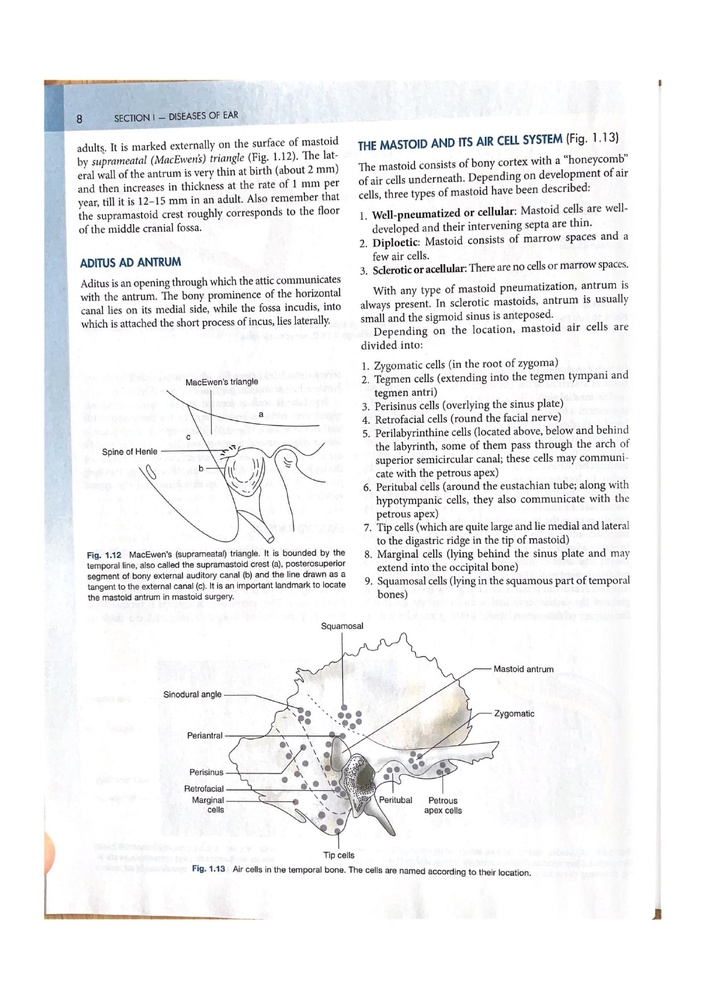
#> input picture images/Dhingra ENT 8th Edition_Split_page-0007.jpg, 706 x 999 px, shrunk from 1240 x 1755 before the run
$ python column_analysis.py
#> lines starting #> are read from the running program, lines starting #| are printed output that depends on the picture; after the words box and inside, x2 and y2 are one past the last pixel; in counts of white or black regions, pixels touching at a corner belong together
import cv2
import matplotlib.pyplot as plt
import numpy as np

# Load and preprocess
# image = cv2.imread('textbook_images/page_003.jpg')
image = cv2.imread('images/Dhingra ENT 8th Edition_Split_page-0007.jpg')
#> image is the input picture: shape (999, 706, 3); mean B, G, R 241.8, 241.1, 240.8

gray = cv2.cvtColor(image, cv2.COLOR_BGR2GRAY)
denoised = cv2.fastNlMeansDenoising(gray, None, h=10, templateWindowSize=7, searchWindowSize=21)
binary = cv2.adaptiveThreshold(denoised, 255, cv2.ADAPTIVE_THRESH_GAUSSIAN_C, cv2.THRESH_BINARY, 11, 2)
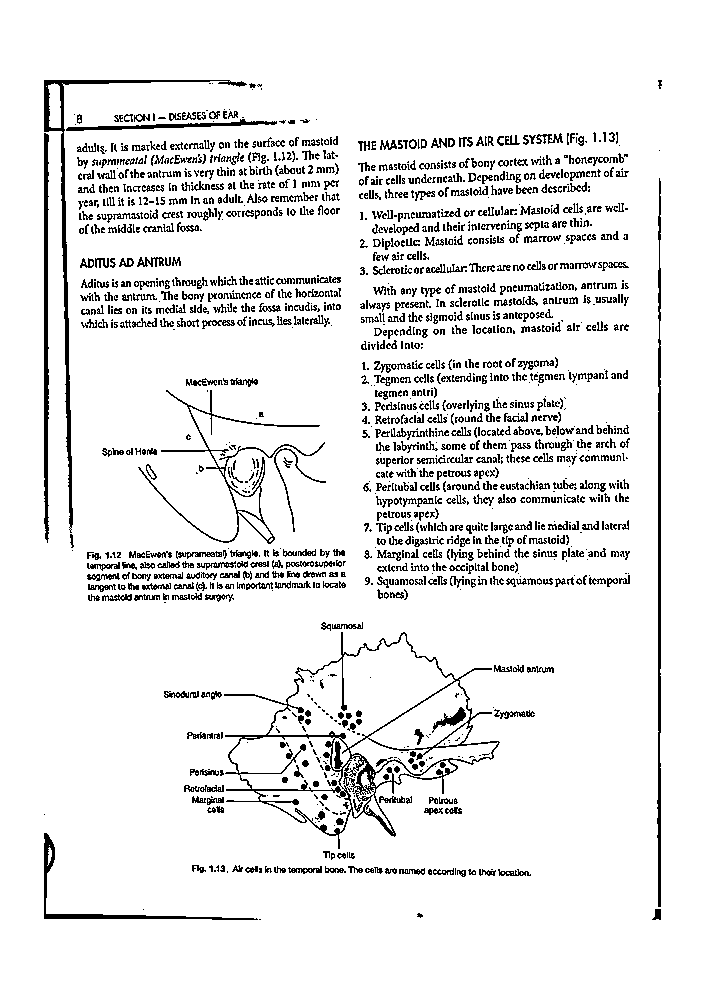
#> binary: shape (999, 706); 91.7% white; black in thin lines or dots, all inside (x1, y1, x2, y2) = (44, 80, 662, 920)
binary_inv = cv2.bitwise_not(binary)

# Morphological operations
kernel = cv2.getStructuringElement(cv2.MORPH_RECT, (25,15))
dilated = cv2.dilate(binary_inv, kernel, iterations=1)
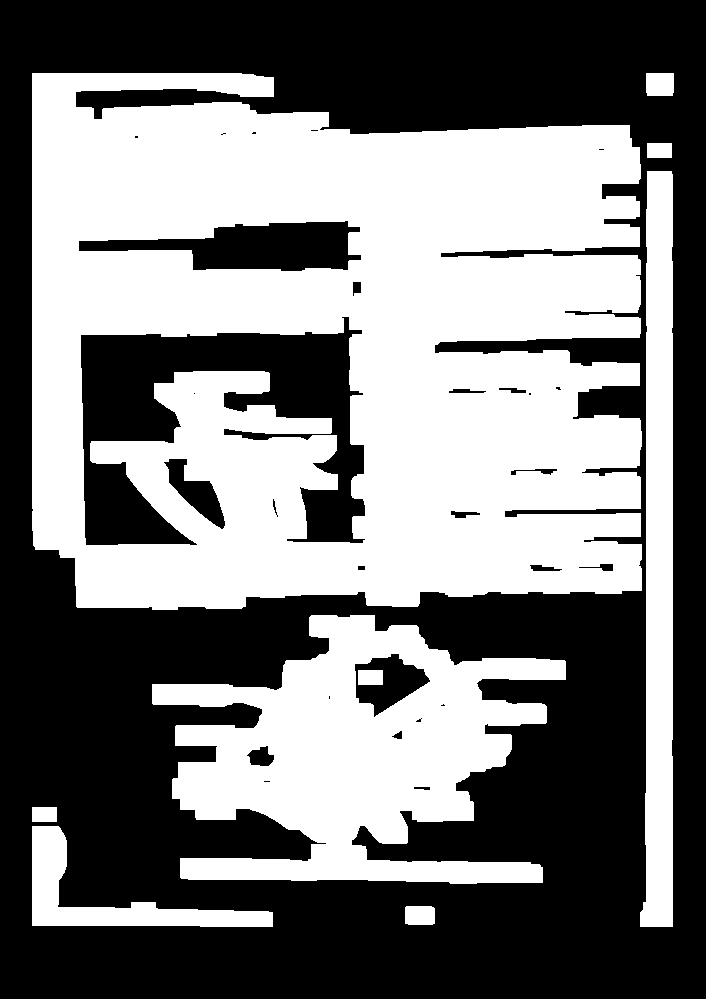
#> dilated: shape (999, 706); 47.5% white; 9 white regions

# Find and filter contours
contours, _ = cv2.findContours(dilated, cv2.RETR_EXTERNAL, cv2.CHAIN_APPROX_SIMPLE)
#> contours = 8 contours; box (x1, y1, x2, y2) and area: (32, 73, 642, 610) 285124, (152, 615, 566, 884) 61458, (640, 171, 673, 927) 19704, (32, 826, 273, 927) 6588, (646, 73, 674, 96) 589, (405, 906, 435, 925) 514, (32, 807, 57, 822) 336, (647, 143, 672, 158) 336

min_width = 20
min_height = 10
bounding_boxes = []

for contour in contours:
    x, y, w, h = cv2.boundingRect(contour)
    if w > min_width and h > min_height:
        bounding_boxes.append((x, y, w, h))
#> this loop made 8 passes
#> (x, y, w, h) on passes 1, 2, 4, 5, 7, 8: (405, 906, 30, 19), (32, 826, 241, 101), (152, 615, 414, 269), (640, 171, 33, 756), (646, 73, 28, 23), (32, 73, 610, 537)
#> after the loop, bounding_boxes = [(405, 906, 30, 19), (32, 826, 241, 101), (32, 807, 25, 15), (152, 615, 414, 269), (640, 171, 33, 756), (647, 143, 25, 15), (646, 73, 28, 23), (32, 73, 610, 537)]

print(f"Found {len(bounding_boxes)} bounding boxes")
#| Found 8 bounding boxes

# GET IMAGE DIMENSIONS
height, width = image.shape[:2]
print(f"Image dimensions: {width}x{height}")
#| Image dimensions: 706x999

# SMART COLUMN DETECTION
# Strategy: Use only NARROW boxes (text blocks) to find column boundary
# Ignore WIDE boxes (images, diagrams that span both columns)

# Calculate page width thresholds
page_width = width
half_page = page_width * 0.5
max_column_width = page_width * 0.55  # Text column shouldn't be more than 55% of page

print(f'page width: {width}')
#| page width: 706
print(f'half page: {half_page}')
#| half page: 353.0
print(f'max column width: {max_column_width}')
#| max column width: 388.3


# Filter: Keep only boxes that are NARROW (likely to be single-column text)
text_boxes = []
wide_boxes = []  # These are likely images/tables

for box in bounding_boxes:
    x, y, w, h = box
    if w < max_column_width:
        text_boxes.append(box)
    else:
        wide_boxes.append(box)
#> this loop made 8 passes
#> after the loop, text_boxes = [(405, 906, 30, 19), (32, 826, 241, 101), (32, 807, 25, 15), (640, 171, 33, 756), (647, 143, 25, 15), (646, 73, 28, 23)]; wide_boxes = [(152, 615, 414, 269), (32, 73, 610, 537)]

print(f"\nText boxes (narrow): {len(text_boxes)}")
#| Text boxes (narrow): 6
print(f"Wide elements (images/tables): {len(wide_boxes)}")
#| Wide elements (images/tables): 2

# Now use ONLY text boxes to find column boundary
if len(text_boxes) > 0:
    # Get center X of each text box
    text_centers = sorted([x + w//2 for (x, y, w, h) in text_boxes])
#> text_centers = [44, 152, 420, 656, 659, 660]

    # Find the largest gap between consecutive text box centers
    max_gap = 0
    column_boundary = width // 2  # Default fallback

    for i in range(1, len(text_centers)):
        gap = text_centers[i] - text_centers[i-1]
        if gap > max_gap:
            max_gap = gap
            gap_center = (text_centers[i] + text_centers[i-1]) // 2
            # Only consider this as column boundary if gap is significant
            if gap > page_width * 0.08:  # At least 8% of page width
                column_boundary = gap_center
#> this loop made 5 passes
#> (gap, max_gap, gap_center, column_boundary) on passes 1 to 2: (108, 108, 98, 98), (268, 268, 286, 286)
#> after the loop, column_boundary = 286; gap_center = 286; max_gap = 268

    print(f"Column boundary detected at X = {column_boundary}")
#| Column boundary detected at X = 286
    print(f"Largest gap between text boxes: {max_gap} pixels ({max_gap/page_width*100:.1f}% of page width)")
#| Largest gap between text boxes: 268 pixels (38.0% of page width)
else:
    column_boundary = width // 2
    print("No text boxes found, using page center")

# ASSIGN ALL BOXES (including wide ones) TO COLUMNS
left_column_boxes = []
right_column_boxes = []
spanning_boxes = []  # Boxes that span both columns

for box in bounding_boxes:
    x, y, w, h = box
    box_left = x
    box_right = x + w
    box_center = x + w // 2

    # If box is very wide and crosses the boundary, mark as spanning
    if w > max_column_width and box_left < column_boundary and box_right > column_boundary:
        spanning_boxes.append(box)
    # Otherwise assign based on center
    elif box_center < column_boundary:
        left_column_boxes.append(box)
    else:
        right_column_boxes.append(box)
#> this loop made 8 passes
#> (x, y, w, h, box_left, box_right, box_center) on passes 1 to 8: (405, 906, 30, 19, 405, 435, 420), (32, 826, 241, 101, 32, 273, 152), (32, 807, 25, 15, 32, 57, 44), (152, 615, 414, 269, 152, 566, 359), (640, 171, 33, 756, 640, 673, 656), (647, 143, 25, 15, 647, 672, 659), (646, 73, 28, 23, 646, 674, 660), (32, 73, 610, 537, 32, 642, 337)
#> after the loop, left_column_boxes = [(32, 826, 241, 101), (32, 807, 25, 15)]; right_column_boxes = [(405, 906, 30, 19), (640, 171, 33, 756), (647, 143, 25, 15), (646, 73, 28, 23)]; spanning_boxes = [(152, 615, 414, 269), (32, 73, 610, 537)]

print(f"\nLeft column: {len(left_column_boxes)} boxes")
#| Left column: 2 boxes
print(f"Right column: {len(right_column_boxes)} boxes")
#| Right column: 4 boxes
print(f"Spanning elements (images/tables): {len(spanning_boxes)} boxes")
#| Spanning elements (images/tables): 2 boxes

# SORT EACH COLUMN BY Y-COORDINATE
left_column_boxes.sort(key=lambda box: box[1])
right_column_boxes.sort(key=lambda box: box[1])

# FOR SPANNING BOXES: Insert them in reading order based on Y position
# We'll merge them with the sorted columns later
all_boxes_with_column = []

for box in left_column_boxes:
    all_boxes_with_column.append((box, 'left'))
#> this loop made 2 passes
#> after the loop, all_boxes_with_column = [((32, 807, 25, 15), 'left'), ((32, 826, 241, 101), 'left')]

for box in right_column_boxes:
    all_boxes_with_column.append((box, 'right'))
#> this loop made 4 passes
#> after the loop, all_boxes_with_column = [((32, 807, 25, 15), 'left'), ((32, 826, 241, 101), 'left'), ((646, 73, 28, 23), 'right'), ((647, 143, 25, 15), 'right'), ((640, 171, 33, 756), 'right'), ((405, 906, 30, 19), 'right')]

for box in spanning_boxes:
    all_boxes_with_column.append((box, 'span'))
#> this loop made 2 passes
#> after the loop, all_boxes_with_column = [((32, 807, 25, 15), 'left'), ((32, 826, 241, 101), 'left'), ((646, 73, 28, 23), 'right'), ((647, 143, 25, 15), 'right'), ((640, 171, 33, 756), 'right'), ((405, 906, 30, 19), 'right'), ((152, 615, 414, 269), 'span'), ((32, 73, 610, 537), 'span')]

# Sort everything by Y position first
all_boxes_with_column.sort(key=lambda item: item[0][1])

# Now create final reading order: process top-to-bottom
# For each Y-level, read left column first, then right column
bounding_boxes_sorted = []
column_labels = []

# Group boxes by approximate Y position (within 50 pixels = same "row")
y_tolerance = 50
current_row = []
current_y = -1000

for box, col in all_boxes_with_column:
    x, y, w, h = box

    if abs(y - current_y) > y_tolerance:
        # Process previous row
        if current_row:
            # Sort row: left column first, then spanning, then right column
            row_sorted = sorted(current_row, key=lambda item: (
                0 if item[1] == 'left' else (1 if item[1] == 'span' else 2),
                item[0][0]  # Then by X position
            ))
            for b, c in row_sorted:
                bounding_boxes_sorted.append(b)
                column_labels.append(c)

        # Start new row
        current_row = [(box, col)]
        current_y = y
    else:
        current_row.append((box, col))
#> this loop made 8 passes
#> (col, x, y, w, h, row_sorted, current_y) on passes 3, 6, 8: ('right', 647, 143, 25, 15, [((32, 73, 610, 537), 'span'), ((646, 73, 28, 23), 'right')], 143), ('left', 32, 807, 25, 15, [((152, 615, 414, 269), 'span')], 807), ('right', 405, 906, 30, 19, [((32, 807, 25, 15), 'left'), ((32, 826, 241, 101), 'left')], 906)
#> after the loop, bounding_boxes_sorted = [(32, 73, 610, 537), (646, 73, 28, 23), (640, 171, 33, 756), (647, 143, 25, 15), (152, 615, 414, 269), (32, 807, 25, 15), (32, 826, 241, 101)]; column_labels = ['span', 'right', 'right', 'right', 'span', 'left', 'left']; current_y = 906

# Don't forget the last row
if current_row:
    row_sorted = sorted(current_row, key=lambda item: (
        0 if item[1] == 'left' else (1 if item[1] == 'span' else 2),
        item[0][0]
    ))
#> row_sorted = [((405, 906, 30, 19), 'right')]
    for b, c in row_sorted:
        bounding_boxes_sorted.append(b)
        column_labels.append(c)
#> this loop made 1 pass
#> after the loop, bounding_boxes_sorted = [(32, 73, 610, 537), (646, 73, 28, 23), (640, 171, 33, 756), (647, 143, 25, 15), (152, 615, 414, 269), (32, 807, 25, 15), (32, 826, 241, 101), (405, 906, 30, 19)]; column_labels = ['span', 'right', 'right', 'right', 'span', 'left', 'left', 'right']

print(f"\nTotal sorted boxes: {len(bounding_boxes_sorted)}")
#| Total sorted boxes: 8

# VISUALIZE
image_with_order = image.copy()

# Draw column boundary
cv2.line(image_with_order, (column_boundary, 0), (column_boundary, height), (255, 0, 255), 2)
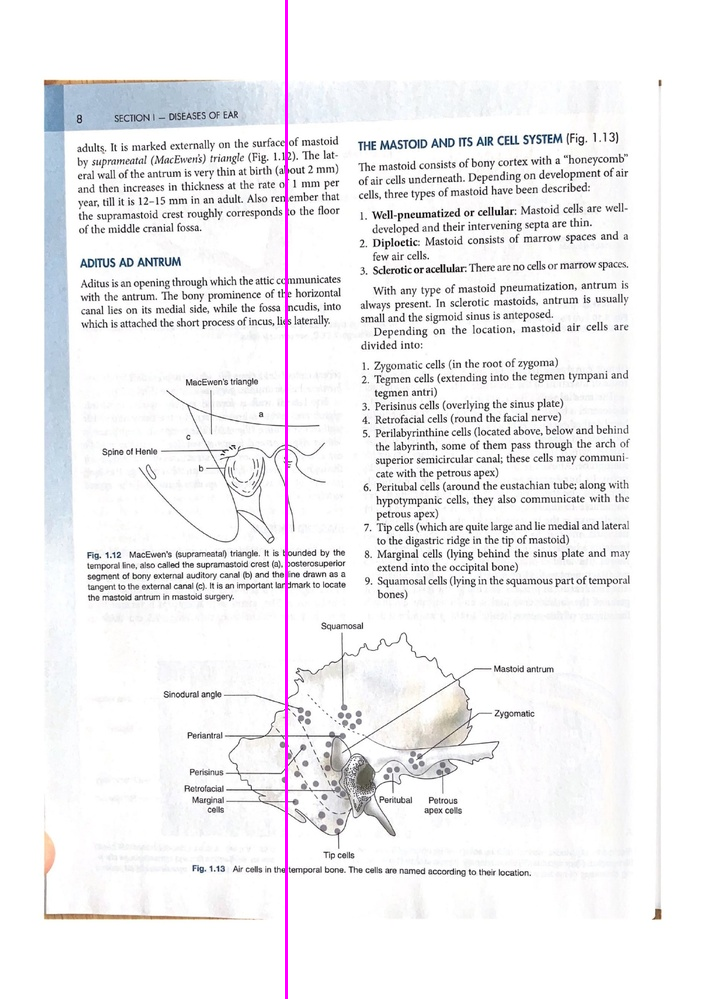
#> image_with_order: shape (999, 706, 3); 0.42% of pixels changed, all inside (x1, y1, x2, y2) = (285, 0, 288, 999)

# Draw boxes with numbers and colors based on column
for i, (box, label) in enumerate(zip(bounding_boxes_sorted, column_labels)):
    x, y, w, h = box

    # Color by column
    if label == 'left':
        color = (0, 255, 0)  # Green
    elif label == 'right':
        color = (0, 165, 255)  # Orange
    else:  # spanning
        color = (255, 0, 255)  # Magenta

    cv2.rectangle(image_with_order, (x, y), (x+w, y+h), color, 2)

    # Draw number
    cv2.putText(
        image_with_order,
        str(i+1),
        (x + 5, y + 20),
        cv2.FONT_HERSHEY_SIMPLEX,
        0.7,
        (0, 0, 255),  # Red text
        2
    )
#> this loop made 8 passes
#> (label, x, y, w, h, color) on passes 1 to 8: ('span', 32, 73, 610, 537, (255, 0, 255)), ('right', 646, 73, 28, 23, (0, 165, 255)), ('right', 640, 171, 33, 756, (0, 165, 255)), ('right', 647, 143, 25, 15, (0, 165, 255)), ('span', 152, 615, 414, 269, (255, 0, 255)), ('left', 32, 807, 25, 15, (0, 255, 0)), ('left', 32, 826, 241, 101, (0, 255, 0)), ('right', 405, 906, 30, 19, (0, 165, 255))
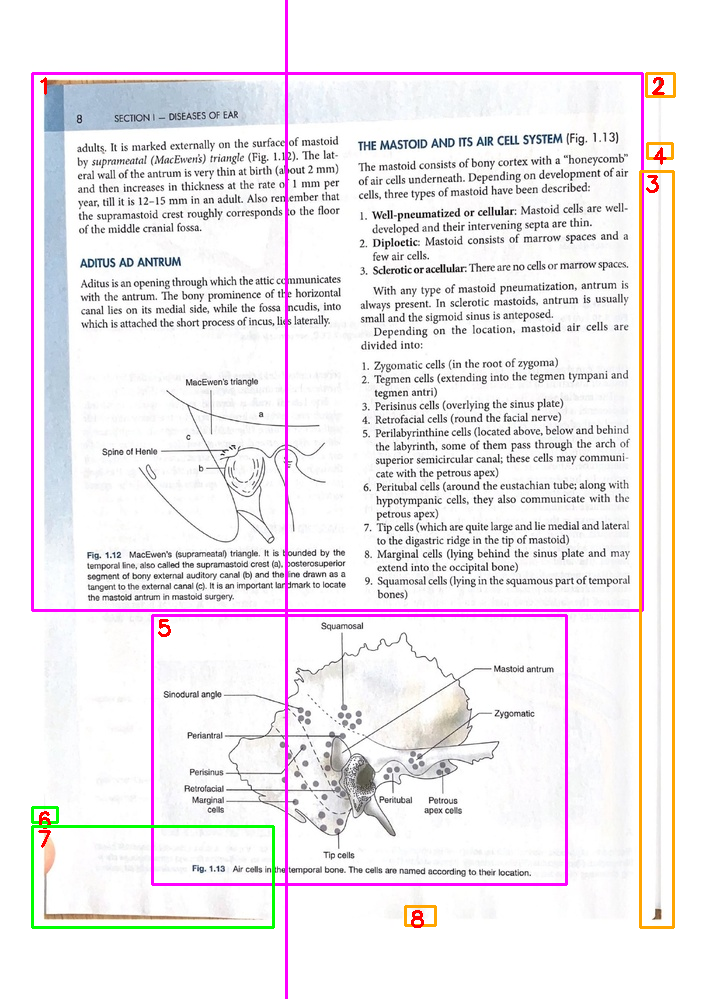
#> image_with_order: shape (999, 706, 3); 2.7% of pixels changed, all inside (x1, y1, x2, y2) = (31, 72, 676, 929)

# Display
fig, axes = plt.subplots(1, 2, figsize=(20, 14))

axes[0].imshow(cv2.cvtColor(image, cv2.COLOR_BGR2RGB))
axes[0].set_title('Original Image', fontsize=14)
axes[0].axis('on')

axes[1].imshow(cv2.cvtColor(image_with_order, cv2.COLOR_BGR2RGB))
axes[1].set_title(f'Smart Column Detection ({len(bounding_boxes_sorted)} boxes)\nGreen=Left | Orange=Right | Magenta=Spanning/Images', fontsize=14)
axes[1].axis('on')

plt.tight_layout()
plt.show()
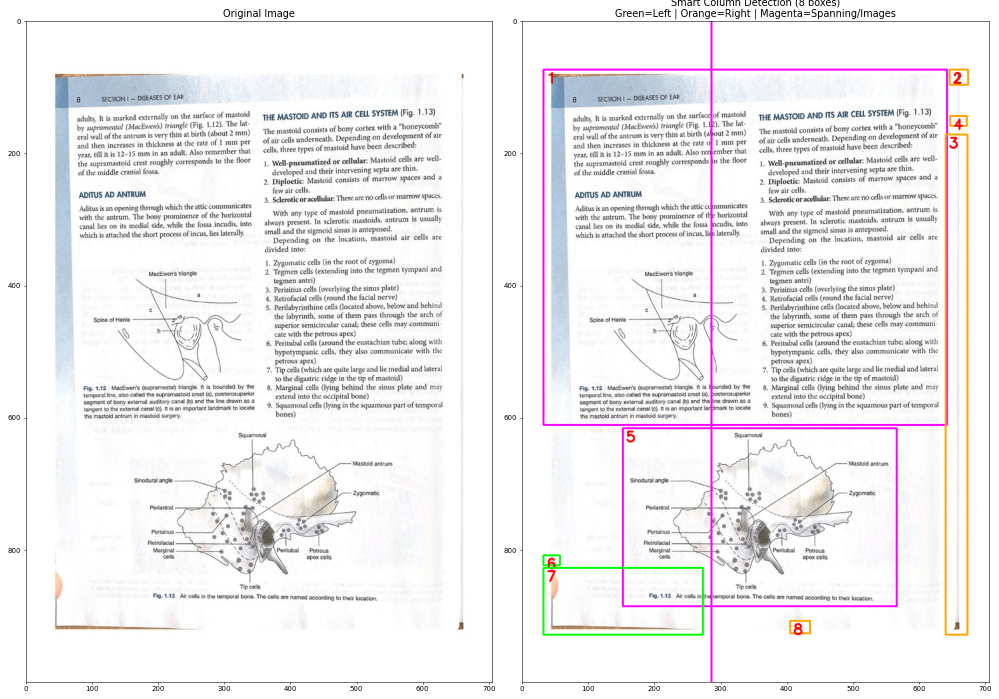
#> figure drawn by matplotlib, 2 panels

# Print statistics
print("\n=== DETECTION SUMMARY ===")
print(f"Total boxes: {len(bounding_boxes_sorted)}")
#| Total boxes: 8
print(f"Left column: {column_labels.count('left')}")
#| Left column: 2
print(f"Right column: {column_labels.count('right')}")
#| Right column: 4
print(f"Spanning (images/tables): {column_labels.count('span')}")
#| Spanning (images/tables): 2
